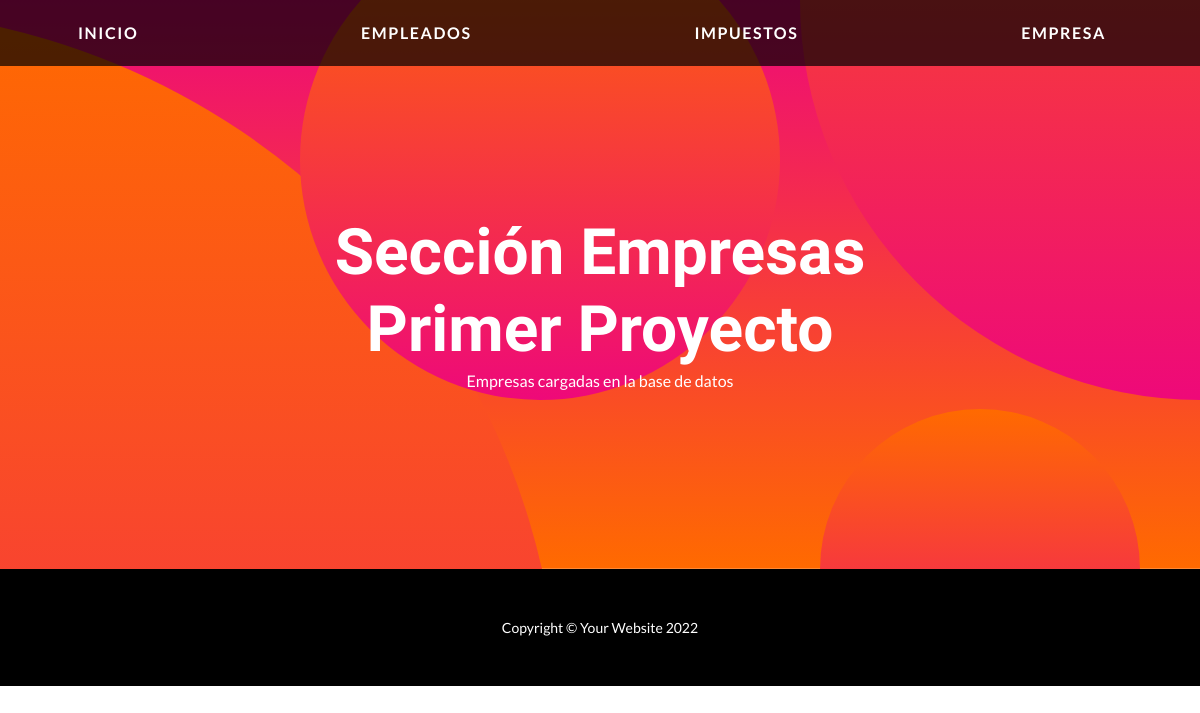
The page /mostrare/ on the database as committed earlier.
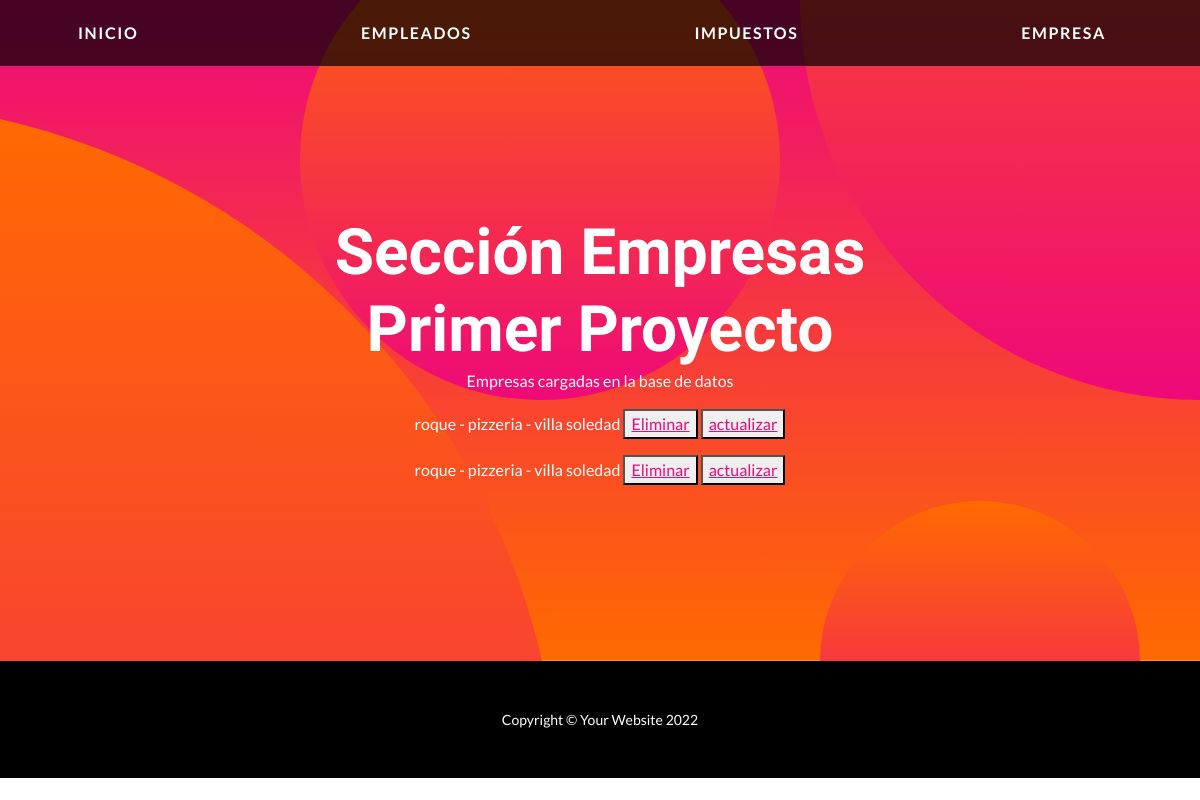
The same page on the database as committed later.
### applications/servicioImpuestos/models.py (models this page shows)
class Empresa(models.Model):
    representante = models.CharField("Representante", max_length=50)
    rubro = models.CharField("Rubro", max_length=50)
    domicilio = models.CharField("Domicilio", max_length=50)
    def __str__(self) -> str:
        return f"{self.representante} - {self.rubro} - {self.domicilio} "

### applications/servicioImpuestos/views.py (the view)
# urls.py: path('mostrare/',views.mostrar_e, name="MostrarE" ),
def mostrar_e(request):
    empresas=models.Empresa.objects.all()
    return render(request, "mostrare.html", {"empresas":empresas})

### templates/mostrare.html (shortened to what this page needs)
{% extends 'index.html' %}
{% block info %}
    <h2 class="masthead-subheading mb-0">
        Sección Empresas
    </h2>
{% endblock info %}
{% block contenido %}
    <p>
        Empresas cargadas en la base de datos
    </p>
    {% for i in empresas %}
            <p>
                {{i}}
                <button><a href=" {% url 'EliminarE' i.id %}">Eliminar</a></button>
                <button><a href=" {% url 'ActualizarE' i.id %}">actualizar</a></button>
            </p>
    {% endfor %}
{% endblock contenido %}

Rows that differ between the two databases and show on the page:
added Empresa: representante+rubro+domicilio "roque - pizzeria - villa soledad"
added Empresa: representante+rubro+domicilio "roque - pizzeria - villa soledad"
